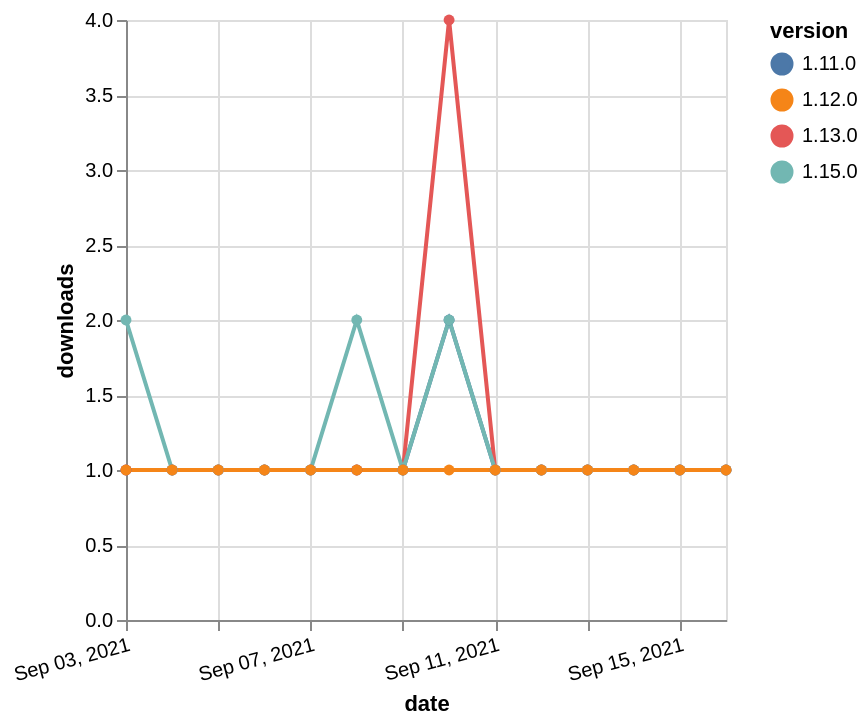

This figure's Vega-Lite source:
### Vega-Lite specification from a JSON file in a GitHub repository (floating-point values rounded to 4 significant figures)
{"$schema": "https://vega.github.io/schema/vega-lite/v5.json", "description": "A simple bar chart with embedded data.", "data": {"values": [{"date": "2021-09-03", "total": 215, "delta": 1, "version": "1.11.0"}, {"date": "2021-09-04", "total": 216, "delta": 1, "version": "1.11.0"}, {"date": "2021-09-05", "total": 217, "delta": 1, "version": "1.11.0"}, {"date": "2021-09-06", "total": 218, "delta": 1, "version": "1.11.0"}, {"date": "2021-09-07", "total": 219, "delta": 1, "version": "1.11.0"}, {"date": "2021-09-08", "total": 220, "delta": 1, "version": "1.11.0"}, {"date": "2021-09-09", "total": 221, "delta": 1, "version": "1.11.0"}, {"date": "2021-09-10", "total": 223, "delta": 2, "version": "1.11.0"}, {"date": "2021-09-11", "total": 224, "delta": 1, "version": "1.11.0"}, {"date": "2021-09-12", "total": 225, "delta": 1, "version": "1.11.0"}, {"date": "2021-09-13", "total": 226, "delta": 1, "version": "1.11.0"}, {"date": "2021-09-14", "total": 227, "delta": 1, "version": "1.11.0"}, {"date": "2021-09-15", "total": 228, "delta": 1, "version": "1.11.0"}, {"date": "2021-09-16", "total": 229, "delta": 1, "version": "1.11.0"}, {"date": "2021-09-03", "total": 296, "delta": 1, "version": "1.13.0"}, {"date": "2021-09-04", "total": 297, "delta": 1, "version": "1.13.0"}, {"date": "2021-09-05", "total": 298, "delta": 1, "version": "1.13.0"}, {"date": "2021-09-06", "total": 299, "delta": 1, "version": "1.13.0"}, {"date": "2021-09-07", "total": 300, "delta": 1, "version": "1.13.0"}, {"date": "2021-09-08", "total": 301, "delta": 1, "version": "1.13.0"}, {"date": "2021-09-09", "total": 302, "delta": 1, "version": "1.13.0"}, {"date": "2021-09-10", "total": 306, "delta": 4, "version": "1.13.0"}, {"date": "2021-09-11", "total": 307, "delta": 1, "version": "1.13.0"}, {"date": "2021-09-12", "total": 308, "delta": 1, "version": "1.13.0"}, {"date": "2021-09-13", "total": 309, "delta": 1, "version": "1.13.0"}, {"date": "2021-09-14", "total": 310, "delta": 1, "version": "1.13.0"}, {"date": "2021-09-15", "total": 311, "delta": 1, "version": "1.13.0"}, {"date": "2021-09-16", "total": 312, "delta": 1, "version": "1.13.0"}, {"date": "2021-09-03", "total": 114, "delta": 2, "version": "1.15.0"}, {"date": "2021-09-04", "total": 115, "delta": 1, "version": "1.15.0"}, {"date": "2021-09-05", "total": 116, "delta": 1, "version": "1.15.0"}, {"date": "2021-09-06", "total": 117, "delta": 1, "version": "1.15.0"}, {"date": "2021-09-07", "total": 118, "delta": 1, "version": "1.15.0"}, {"date": "2021-09-08", "total": 120, "delta": 2, "version": "1.15.0"}, {"date": "2021-09-09", "total": 121, "delta": 1, "version": "1.15.0"}, {"date": "2021-09-10", "total": 123, "delta": 2, "version": "1.15.0"}, {"date": "2021-09-11", "total": 124, "delta": 1, "version": "1.15.0"}, {"date": "2021-09-12", "total": 125, "delta": 1, "version": "1.15.0"}, {"date": "2021-09-13", "total": 126, "delta": 1, "version": "1.15.0"}, {"date": "2021-09-14", "total": 127, "delta": 1, "version": "1.15.0"}, {"date": "2021-09-15", "total": 128, "delta": 1, "version": "1.15.0"}, {"date": "2021-09-16", "total": 129, "delta": 1, "version": "1.15.0"}, {"date": "2021-09-03", "total": 179, "delta": 1, "version": "1.12.0"}, {"date": "2021-09-04", "total": 180, "delta": 1, "version": "1.12.0"}, {"date": "2021-09-05", "total": 181, "delta": 1, "version": "1.12.0"}, {"date": "2021-09-06", "total": 182, "delta": 1, "version": "1.12.0"}, {"date": "2021-09-07", "total": 183, "delta": 1, "version": "1.12.0"}, {"date": "2021-09-08", "total": 184, "delta": 1, "version": "1.12.0"}, {"date": "2021-09-09", "total": 185, "delta": 1, "version": "1.12.0"}, {"date": "2021-09-10", "total": 186, "delta": 1, "version": "1.12.0"}, {"date": "2021-09-11", "total": 187, "delta": 1, "version": "1.12.0"}, {"date": "2021-09-12", "total": 188, "delta": 1, "version": "1.12.0"}, {"date": "2021-09-13", "total": 189, "delta": 1, "version": "1.12.0"}, {"date": "2021-09-14", "total": 190, "delta": 1, "version": "1.12.0"}, {"date": "2021-09-15", "total": 191, "delta": 1, "version": "1.12.0"}, {"date": "2021-09-16", "total": 192, "delta": 1, "version": "1.12.0"}]}, "width": "container", "mark": {"type": "line", "point": {"filled": true}}, "encoding": {"x": {"field": "date", "type": "temporal", "timeUnit": "yearmonthdate", "title": "date", "axis": {"labelAngle": -15}}, "y": {"field": "delta", "type": "quantitative", "title": "downloads"}, "color": {"field": "version", "type": "nominal"}, "tooltip": {"field": "delta"}}}
